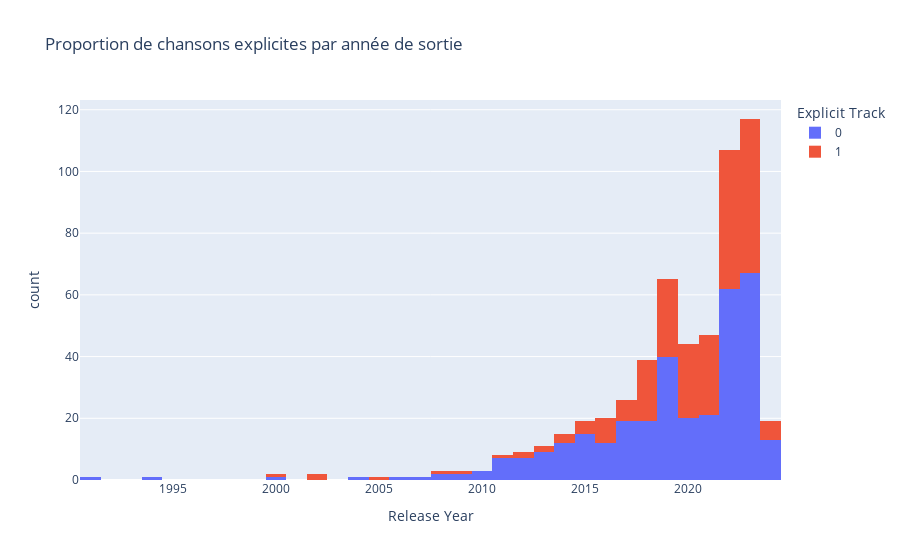

The code cell stored with this chart in its notebook:
### Code cell
# TODO: Afficher un histogramme représentant la proportion de chanson à contenu explicite par année de sortie.
explicit_counts = df[["Explicit Track", "Release Year"]] 

# Transformer en DataFrame pour utiliser plotly
explicit_proportion_df = explicit_counts

#Afficher l'histogramme
fig = px.histogram(
    explicit_proportion_df,
    x="Release Year",
    color = "Explicit Track",
    title="Proportion de chansons explicites par année de sortie",
    labels={"Explicit Content Proportion": "Proportion (%) de contenu explicite"},
    
)

fig.show()

### Figure 1 — Plotly figure (JSON) as saved in the notebook; plotly's stock layout.template omitted (floating-point values rounded to 4 significant figures; data arrays with more than 128 entries replaced by an {"elided": "..."} marker saying what was removed)
{"data": [{"alignmentgroup": "True", "bingroup": "x", "hovertemplate": "Explicit Track=0<br>Release Year=%{x}<br>count=%{y}<extra></extra>", "legendgroup": "0", "marker": {"color": "#636efa", "pattern": {"shape": ""}}, "name": "0", "offsetgroup": "0", "orientation": "v", "showlegend": true, "type": "histogram", "x": {"elided": "336 int values"}, "xaxis": "x", "yaxis": "y"}, {"alignmentgroup": "True", "bingroup": "x", "hovertemplate": "Explicit Track=1<br>Release Year=%{x}<br>count=%{y}<extra></extra>", "legendgroup": "1", "marker": {"color": "#EF553B", "pattern": {"shape": ""}}, "name": "1", "offsetgroup": "1", "orientation": "v", "showlegend": true, "type": "histogram", "x": {"elided": "229 int values"}, "xaxis": "x", "yaxis": "y"}], "layout": {"barmode": "relative", "legend": {"title": {"text": "Explicit Track"}, "tracegroupgap": 0}, "title": {"text": "Proportion de chansons explicites par année de sortie"}, "xaxis": {"anchor": "y", "domain": [0, 1], "title": {"text": "Release Year"}}, "yaxis": {"anchor": "x", "domain": [0, 1], "title": {"text": "count"}}}}
